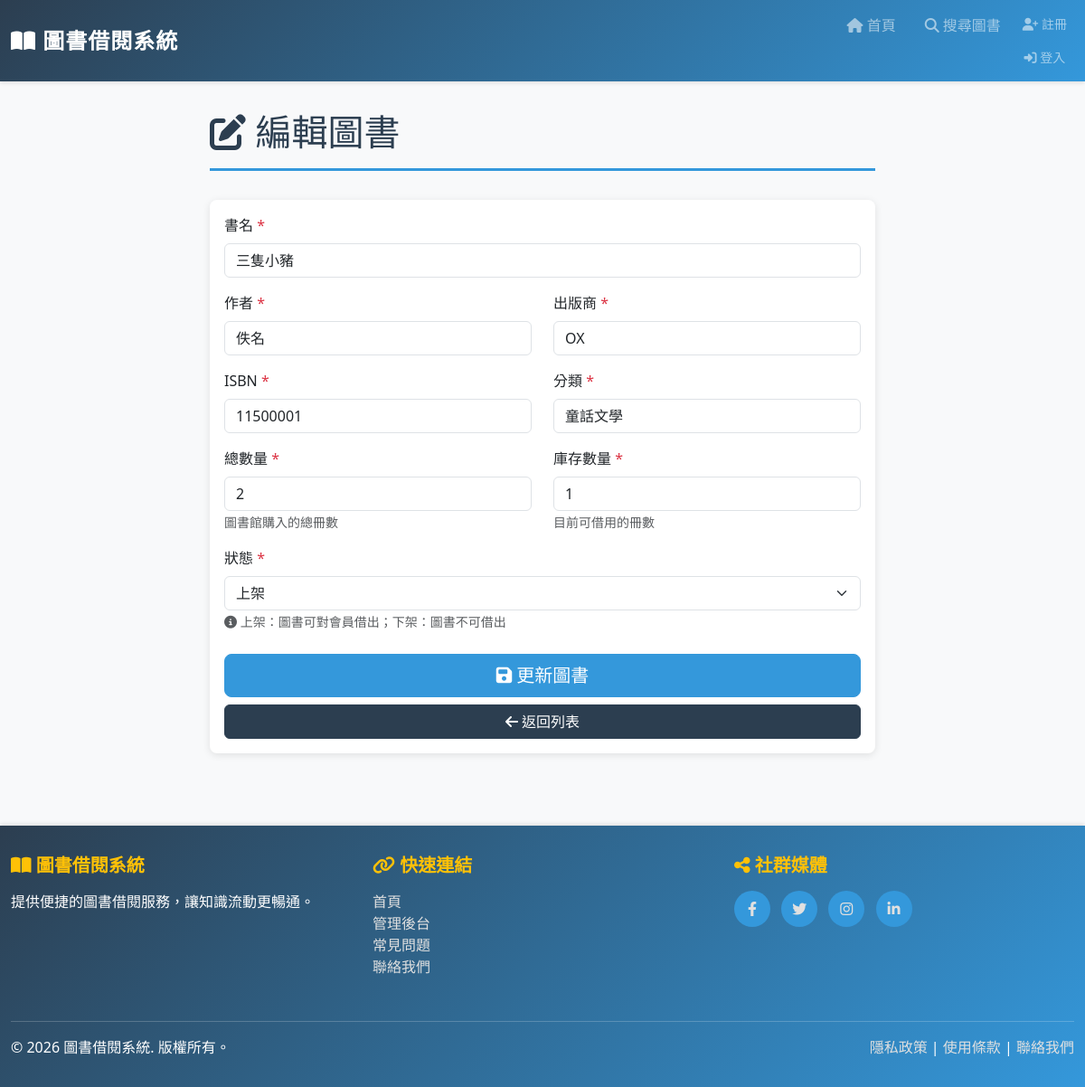
Screenshot of /books/1/edit/ with the database file from the repository.
### library/models.py (models this page shows, shortened)
class Book(models.Model):
    STATUS_CHOICES = [
        ('available', '上架'),
        ('unavailable', '下架'),
    ]
    title = models.CharField(
        max_length=200,
        verbose_name='書名',
        help_text='圖書標題'
    )
    author = models.CharField(
        max_length=100,
        verbose_name='作者',
        help_text='圖書作者名稱'
    )
    isbn = models.CharField(
        max_length=20,
        unique=True,
        verbose_name='ISBN',
        help_text='國際標準書號'
    )
    publisher = models.CharField(
        max_length=100,
        verbose_name='出版商',
        help_text='圖書出版社'
    )
    category = models.CharField(
        max_length=50,
        verbose_name='分類',
        help_text='圖書分類（如：文學、歷史、科技等）'
    )
    created_date = models.DateTimeField(
        auto_now_add=True,
        verbose_name='建檔日期',
        help_text='圖書建檔時間'
    )
    total_quantity = models.IntegerField(
        default=1,
        verbose_name='總數量',
        help_text='圖書館購入該書的總冊數'
    )
    available_quantity = models.IntegerField(
        default=1,
        verbose_name='庫存數量',
        help_text='該書目前可借用的冊數'
    )
    status = models.CharField(
        max_length=20,
        choices=STATUS_CHOICES,
        default='available',
        verbose_name='狀態',
        help_text='圖書當前狀態（上架/下架）'
    )
    class Meta:
        verbose_name = '圖書'
        verbose_name_plural = '圖書'
        ordering = ['-created_date']
        indexes = [
            models.Index(fields=['isbn']),
            models.Index(fields=['category']),
        ]

### library/views.py (the view, shortened to what this page needs)
# urls.py: path('books/<int:pk>/edit/', views.BookUpdateView.as_view(), name='book_edit'),
class BookUpdateView(UpdateView, StaffOnlyMixin):
    model = Book
    form_class = BookForm
    template_name = 'book/book_form.html'
    success_url = reverse_lazy('library:book_list')

### library/templates/book/book_form.html (shortened to what this page needs)
{% extends "base.html" %}
{% block content %}
<div class="row">
    <div class="col-md-8 offset-md-2">
        <h1 class="page-title">
            {% if form.instance.pk %}
                <i class="fas fa-edit"></i> 編輯圖書
            {% else %}
                <i class="fas fa-plus-circle"></i> 新書建檔
            {% endif %}
        </h1>
        <div class="card">
            <div class="card-body">
                <form method="post" novalidate>
                    <div class="mb-3">
                        <label for="id_title" class="form-label">
                            書名 <span class="text-danger">*</span>
                        </label>
                        {{ form.title }}
                    </div>
                    <div class="row">
                        <div class="col-md-6 mb-3">
                            <label for="id_author" class="form-label">
                                作者 <span class="text-danger">*</span>
                            </label>
                            {{ form.author }}
                        </div>
                        <div class="col-md-6 mb-3">
                            <label for="id_publisher" class="form-label">
                                出版商 <span class="text-danger">*</span>
                            </label>
                            {{ form.publisher }}
                        </div>
                    </div>
                    <div class="row">
                        <div class="col-md-6 mb-3">
                            <label for="id_isbn" class="form-label">
                                ISBN <span class="text-danger">*</span>
                            </label>
                            {{ form.isbn }}
                        </div>
                        <div class="col-md-6 mb-3">
                            <label for="id_category" class="form-label">
                                分類 <span class="text-danger">*</span>
                            </label>
                            {{ form.category }}
                        </div>
                    </div>
                    <div class="row">
                        <div class="col-md-6 mb-3">
                            <label for="id_total_quantity" class="form-label">
                                總數量 <span class="text-danger">*</span>
                            </label>
                            {{ form.total_quantity }}
                            <small class="text-muted">圖書館購入的總冊數</small>
                        </div>
                        <div class="col-md-6 mb-3">
                            <label for="id_available_quantity" class="form-label">
                                庫存數量 <span class="text-danger">*</span>
                            </label>
                            {{ form.available_quantity }}
                            <small class="text-muted">目前可借用的冊數</small>
                        </div>
                    </div>
                    <div class="mb-3">
                        <label for="id_status" class="form-label">
                            狀態 <span class="text-danger">*</span>
                        </label>
                        {{ form.status }}
                        <small class="text-muted">
                            <i class="fas fa-info-circle"></i>
                            上架：圖書可對會員借出；下架：圖書不可借出
                        </small>
                    </div>
                    <div class="d-grid gap-2 mt-4">
                        <button type="submit" class="btn btn-primary btn-lg">
                            <i class="fas fa-save"></i>
                            {% if form.instance.pk %}
                                更新圖書
                            {% else %}
                                新增圖書
                            {% endif %}
                        </button>
                        <a href="{% url 'library:book_list' %}" class="btn btn-secondary">
                            <i class="fas fa-arrow-left"></i> 返回列表
                        </a>
                    </div>
                </form>
            </div>
        </div>
    </div>
</div>
{% endblock %}

### library/templates/base.html (style rules this page uses)
:root { --primary-color: #2c3e50; --secondary-color: #3498db; --accent-color: #e74c3c; }
html { height: 100%; }
body { min-height: 100vh; display: flex; flex-direction: column; background-color: #f8f9fa; }
.page-title { margin-bottom: 2rem; color: var(--primary-color); border-bottom: 3px solid var(--secondary-color); padding-bottom: 1rem; }
.card { border: none; border-radius: 0.5rem; box-shadow: 0 2px 8px rgba(0, 0, 0, 0.1); transition: transform 0.3s ease, box-shadow 0.3s ease; }
.btn-primary { background-color: var(--secondary-color); border-color: var(--secondary-color); transition: all 0.3s ease; }
.btn-secondary { background-color: var(--primary-color); border-color: var(--primary-color); }

### rows the page displays
Book: title "三隻小豬", author "佚名", publisher "OX", isbn "11500001", category "童話文學", total_quantity "2", available_quantity "1", status "上架"
